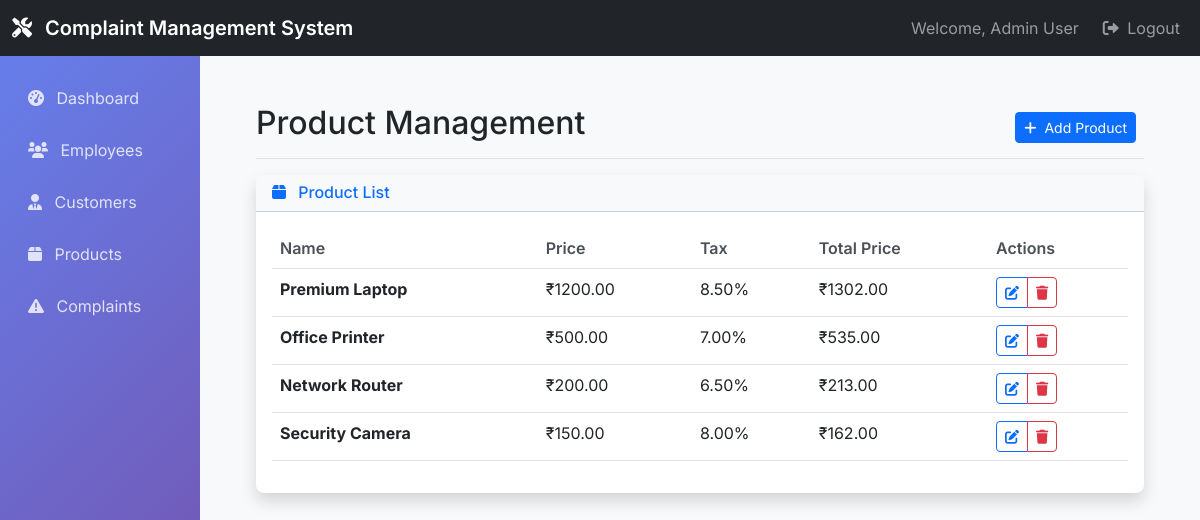
The page /admin_products/ (signed in) on the database its author committed.
### complaints/models.py (models this page shows, shortened)
class User(AbstractUser):
    ROLE_CHOICES = (
        ('admin', 'Admin'),
        ('employee', 'Employee'),
    )
    role = models.CharField(max_length=10, choices=ROLE_CHOICES)

class Product(models.Model):
    name = models.CharField(max_length=100)
    price = models.DecimalField(max_digits=10, decimal_places=2)
    tax = models.DecimalField(max_digits=5, decimal_places=2)  # in percent
    def total_price(self):
        return float(self.price) + (float(self.price) * float(self.tax) / 100)

### complaints/views.py (the view)
# urls.py: path('admin_products/', views.product_list, name='product_list'),
@login_required
@user_passes_test(is_admin)
def product_list(request):
    products = Product.objects.all()
    return render(request, 'admin_section/product_list.html', {'products': products})

### complaints/views.py (called while the page is built)
def is_admin(user):
    return user.is_authenticated and user.role == 'admin'

### templates/admin_section/product_list.html (shortened to what this page needs)
{% extends 'base.html' %}
{% block content %}
<div class="d-flex justify-content-between flex-wrap flex-md-nowrap align-items-center pt-3 pb-2 mb-3 border-bottom">
    <h1 class="h2">Product Management</h1>
    <div class="btn-toolbar mb-2 mb-md-0">
        <div class="btn-group me-2">
            <a href="{% url 'product_create' %}" class="btn btn-sm btn-primary">
                <i class="fas fa-plus me-1"></i>
                Add Product
            </a>
        </div>
    </div>
</div>
<div class="card border-0 shadow">
    <div class="card-header bg-light">
        <h6 class="m-0 font-weight-bold text-primary">
            <i class="fas fa-box me-2"></i>
            Product List
        </h6>
    </div>
    <div class="card-body">
        {% if products %}
        <div class="table-responsive">
            <table class="table table-hover">
                <thead>
                    <tr>
                        <th>Name</th>
                        <th>Price</th>
                        <th>Tax</th>
                        <th>Total Price</th>
                        <th>Actions</th>
                    </tr>
                </thead>
                <tbody>
                    {% for product in products %}
                    <tr>
                        <td>
                            <div class="fw-bold">{{ product.name }}</div>
                        </td>
                        <td>₹{{ product.price }}</td>
                        <td>{{ product.tax }}%</td>
                        <td>₹{{ product.total_price|floatformat:2 }}</td>
                        <td>
                            <div class="btn-group" role="group">
                                <a href="{% url 'product_edit' product.pk %}" class="btn btn-sm btn-outline-primary">
                                    <i class="fas fa-edit"></i>
                                </a>
                                <a href="{% url 'product_delete' product.pk %}" class="btn btn-sm btn-outline-danger">
                                    <i class="fas fa-trash"></i>
                                </a>
                            </div>
                        </td>
                    </tr>
                    {% endfor %}
                </tbody>
            </table>
        </div>
        {% endif %}
    </div>
</div>
{% endblock %}

### templates/base.html (shortened to what this page needs)
<!DOCTYPE html>
<html lang="en">
<head>
    <link href="https://cdn.jsdelivr.net/npm/bootstrap@5.3.0/dist/css/bootstrap.min.css" rel="stylesheet">
    <link href="https://cdnjs.cloudflare.com/ajax/libs/font-awesome/6.0.0/css/all.min.css" rel="stylesheet">
</head>
<body>
    {% if user.is_authenticated %}
    <nav class="navbar navbar-expand-lg navbar-dark bg-dark">
        <div class="container-fluid">
            <a class="navbar-brand" href="#">
                <i class="fas fa-tools me-2"></i>
                Complaint Management System
            </a>
            <div class="navbar-nav ms-auto">
                <span class="navbar-text me-3">
                    Welcome, {{ user.get_full_name|default:user.username }}
                </span>
                <a class="nav-link" href="{% url 'logout' %}">
                    <i class="fas fa-sign-out-alt me-1"></i>
                    Logout
                </a>
            </div>
        </div>
    </nav>
    {% endif %}
    <div class="container-fluid">
        <div class="row">
            {% if user.is_authenticated %}
            <nav class="col-md-3 col-lg-2 d-md-block sidebar collapse">
                <div class="position-sticky pt-3">
                    {% if user.role == 'admin' %}
                    <ul class="nav flex-column">
                        <li class="nav-item">
                            <a class="nav-link" href="{% url 'admin_dashboard' %}">
                                <i class="fas fa-tachometer-alt me-2"></i>
                                Dashboard
                            </a>
                        </li>
                        <li class="nav-item">
                            <a class="nav-link" href="{% url 'employee_list' %}">
                                <i class="fas fa-users me-2"></i>
                                Employees
                            </a>
                        </li>
                        <li class="nav-item">
                            <a class="nav-link" href="{% url 'customer_list' %}">
                                <i class="fas fa-user-tie me-2"></i>
                                Customers
                            </a>
                        </li>
                        <li class="nav-item">
                            <a class="nav-link" href="{% url 'product_list' %}">
                                <i class="fas fa-box me-2"></i>
                                Products
                            </a>
                        </li>
                        <li class="nav-item">
                            <a class="nav-link" href="{% url 'complaint_list' %}">
                                <i class="fas fa-exclamation-triangle me-2"></i>
                                Complaints
                            </a>
                        </li>
                    </ul>
                    {% endif %}
                </div>
            </nav>
            {% endif %}
            <main class="col-md-9 ms-sm-auto col-lg-10 px-md-4">
                <div class="main-content">
                    {% block content %}{% endblock %}
                </div>
            </main>
        </div>
    </div>
</body>
</html>

### templates/base.html (style rules this page uses)
body { font-family: 'Inter', sans-serif; background-color: #f8f9fa; }
.navbar-brand { font-weight: 600; }
.card { border: none; box-shadow: 0 0.125rem 0.25rem rgba(0, 0, 0, 0.075); border-radius: 0.5rem; }
.btn-primary { background-color: #0d6efd; border-color: #0d6efd; }
.sidebar { min-height: 100vh; background: linear-gradient(135deg, #667eea 0%, #764ba2 100%); }
.sidebar .nav-link { color: rgba(255, 255, 255, 0.8); padding: 0.75rem 1rem; border-radius: 0.375rem; margin: 0.125rem 0; }
.main-content { padding: 2rem; }
.table th { border-top: none; font-weight: 600; color: #495057; }

### rows shown on the page
User: get_full_name "Admin User"
Product: name "Premium Laptop", price "1200.00", tax "8.50", total_price "1302.00"
Product: name "Office Printer", price "500.00", tax "7.00", total_price "535.00"
Product: name "Network Router", price "200.00", tax "6.50", total_price "213.00"
Product: name "Security Camera", price "150.00", tax "8.00", total_price "162.00"
